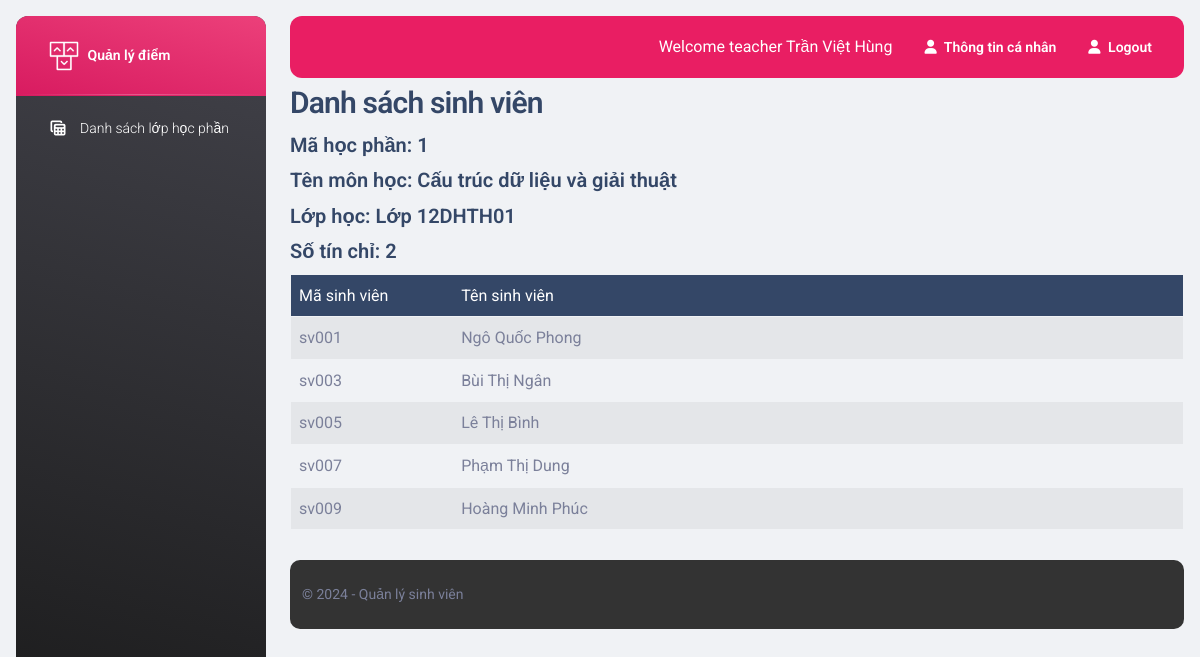
The app's page /qldiemsinhvien/teacher/student_index_byid.php?id=1 (signed in) with its own data.
### tables this page shows
CREATE TABLE `module` (
  `module_id` int(10) NOT NULL,
  `subject_id` int(10) NOT NULL,
  `teacher_id` varchar(10) NOT NULL,
  `class_id` int(10) NOT NULL,
  `credit` int(11) DEFAULT NULL,
  `semester_id` int(10) NOT NULL
);

CREATE TABLE `subject` (
  `subject_id` int(10) NOT NULL,
  `subject_name` varchar(255) NOT NULL,
  `major_id` int(10) NOT NULL,
  `credit` int(11) NOT NULL
);

CREATE TABLE `class` (
  `class_id` int(10) NOT NULL,
  `class_name` varchar(255) NOT NULL
);

CREATE TABLE `register` (
  `register_id` int(10) NOT NULL,
  `module_id` int(10) NOT NULL,
  `student_id` varchar(10) NOT NULL,
  `test1` double(8,2) DEFAULT NULL,
  `test2` double(8,2) DEFAULT NULL,
  `mid` double(8,2) DEFAULT NULL,
  `final` double(8,2) DEFAULT NULL,
  `avg10` double(8,2) DEFAULT NULL,
  `avg4` double(8,2) DEFAULT NULL,
  `avgchar` varchar(3) DEFAULT NULL,
  `xeploai` varchar(30) DEFAULT NULL
);

CREATE TABLE `user` (
  `username` varchar(10) NOT NULL,
  `password` varchar(255) NOT NULL,
  `name` varchar(255) NOT NULL,
  `gender` varchar(10) NOT NULL,
  `dateofbirth` date NOT NULL,
  `email` varchar(255) NOT NULL,
  `role` varchar(255) NOT NULL,
  `token` varchar(255) DEFAULT NULL
);

### qldiemsinhvien/class/Db.php (called while the page is built, shortened)
<?php
class Db {
    public static $conn = null;
    function __construct()
    {
        Db::$conn = new PDO('mysql:host=' . HOST . '; dbname=' . DB, U, P);
        Db::$conn->query('set names utf8');
    }
    function selectQuery($sql, $params=[]) {
        $stm = Db::$conn->prepare($sql);
        $stm->execute($params);
        return $stm->fetchAll(PDO::FETCH_OBJ);
    }
}

### qldiemsinhvien/class/module.php (called while the page is built, shortened)
<?php
class module extends Db {
    function get($id) {
        $sql = "select * from module, semester, subject, teacher, class, user
                where module.semester_id = semester.semester_id
                and module.subject_id = subject.subject_id
                and module.teacher_id = teacher.teacher_id
                and module.class_id = class.class_id
                and teacher.teacher_id = user.username
                and module_id = ?";
        return $this->selectQuery($sql, [$id]);
    }
}

### qldiemsinhvien/class/student.php (called while the page is built, shortened)
<?php
class student extends Db {
    function all_bymoduleteacher($module_id, $teacher_id) {
        $sql = "select register.student_id, name from register, module, student, user
                where register.module_id = module.module_id
                and register.student_id = student.student_id
                and student.student_id = user.username
                and register.module_id = ?
                and module.teacher_id = ?";
        return $this->selectQuery($sql, [$module_id, $teacher_id]);
    }
}

### qldiemsinhvien/teacher/student_index_byid.php (the view, shortened to what this page needs)
<?php
$id = $_GET['id'] ?? '';
$student = new student();
$data = $student->all_bymoduleteacher($id, $_SESSION['login'][1]);
$module = new module();
$info = $module->get($id);
?>
<?php include '../teacher/includes/header.php' ?>
<body class="g-sidenav-show  bg-gray-200">
<?php include '../teacher/includes/aside.php' ?>
<main class="main-content position-relative max-height-vh-100 h-100 border-radius-lg ">
<?php include '../teacher/includes/nav_top.php' ?>
<div class="container-fluid py-1 px-3">
    <h3>Danh sách sinh viên</h3>
    <h5>Mã học phần: <?php echo $info[0]->module_id ?></h5>
    <h5>Tên môn học: <?php echo $info[0]->subject_name ?></h5>
    <h5>Lớp học: <?php echo $info[0]->class_name ?></h5>
    <h5>Số tín chỉ: <?php echo $info[0]->credit ?></h5>
    <table border="1" id="table" class="table table-striped">
        <thead class="table-dark">
            <tr>
                <td style="width: 10%">Mã sinh viên</td>
                <td style="width: 50%">Tên sinh viên</td>
            </tr>
        </thead>
        <tbody>
            <?php
                foreach($data as $item) {
                    ?>
                    <tr>
                        <td><?php echo $item->student_id ?></td>
                        <td><?php echo $item->name ?></td>
                    </tr>
                    <?php
                }
            ?>
        </tbody>
    </table>
</div>
<?php include '../teacher/includes/footer.php' ?>

### qldiemsinhvien/teacher/includes/header.php (style rules this page uses)
body { display: flex; flex-direction: column; min-height: 100vh; margin: 0; }
main { flex: 1; }

### records on screen
module: module "1", subject.subject_name "Cấu trúc dữ liệu và giải thuật", class.class_name "Lớp 12DHTH01", subject.credit "2"
register: student "sv001", user.name "Ngô Quốc Phong"
register: student "sv003", user.name "Bùi Thị Ngân"
register: student "sv005", user.name "Lê Thị Bình"
register: student "sv007", user.name "Phạm Thị Dung"
register: student "sv009", user.name "Hoàng Minh Phúc"

### other values on screen
$_SESSION['login'][2] "Trần Việt Hùng"
